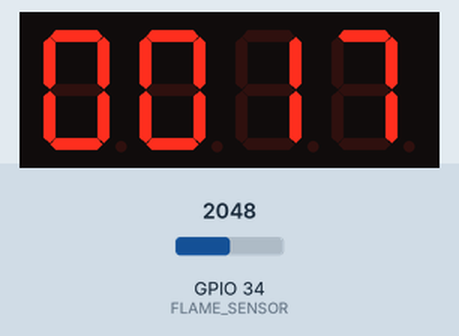
Simulated run of this sketch. Board: ESP32. Shown: 4-digit seven-segment display. The test bench sets the inputs (shaded band); at power-on: GPIO 34 (FLAME_SENSOR) = 2048.

Above: at 1.2 s.
1.3 s: GPIO 34 (FLAME_SENSOR) set to 2866
At 1.9 s:
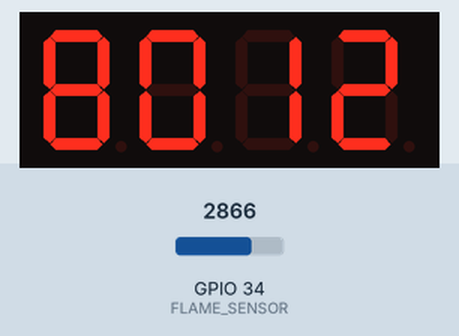
2.8 s: GPIO 34 (FLAME_SENSOR) set to 3603
At 3.8 s:
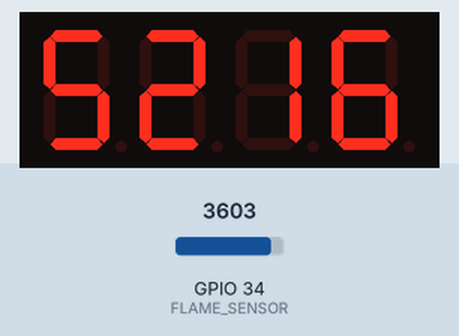
4.3 s: GPIO 34 (FLAME_SENSOR) set to 4095
At 5.3 s:
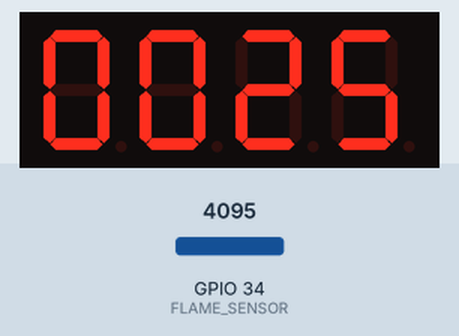
Timing chart, 0 to 7.3 s (numbered marks = the images above; inputs shaded):
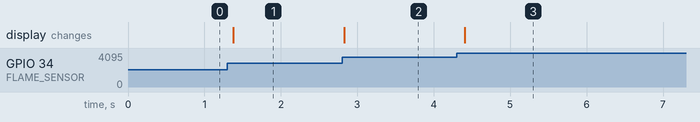

The sketch:

DisplayNumber_TM1637_-_KY-026_FlameSensor.ino
```cpp
// Importar las bibliotecas necesarias
#include <TM1637Display.h>

// Definir los pines del ESP32 para el display TM1637 y el sensor de llama KY-026
#define CLK 21
#define DIO 22
#define FLAME_SENSOR 34

// Crear objetos TM1637Display con los pines adecuados
TM1637Display display(CLK, DIO);

void setup() {
  // Inicializar el display
  display.setBrightness(0x0f);

  // Imprimir un valor inicial en el display
  display.showNumberDec(0, false);
}

void loop() {
  // Leer el valor del sensor de llama
  int flameValue = analogRead(FLAME_SENSOR);

  // Calcular el valor a mostrar en el display
  int displayValue = map(flameValue, 0, 1023, 0, 9999);

  // Mostrar el valor en el display
  display.showNumberDec(displayValue, false);

  // Esperar un breve período de tiempo antes de volver a leer el valor del sensor
  delay(100);
}
```

Measured:
- after the input at 1.3 s, the display: changes after 0.07 s (image 1)
- after the input at 2.8 s, the display: changes at once (image 2)
- after the input at 4.3 s, the display: changes after 0.10 s (image 3)
